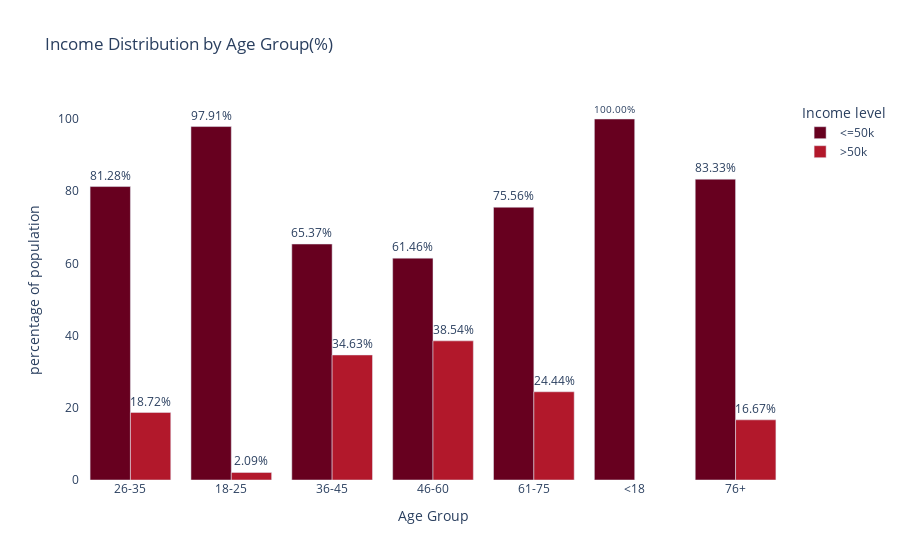
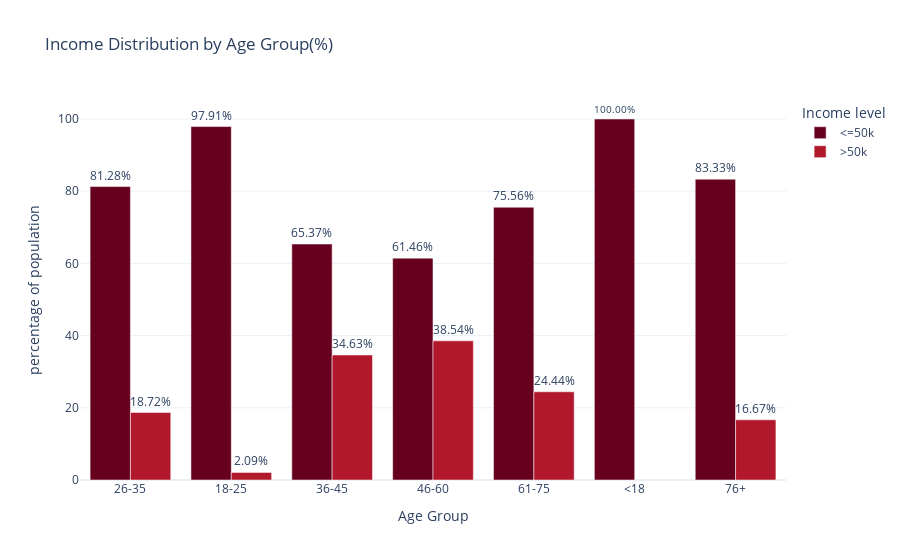
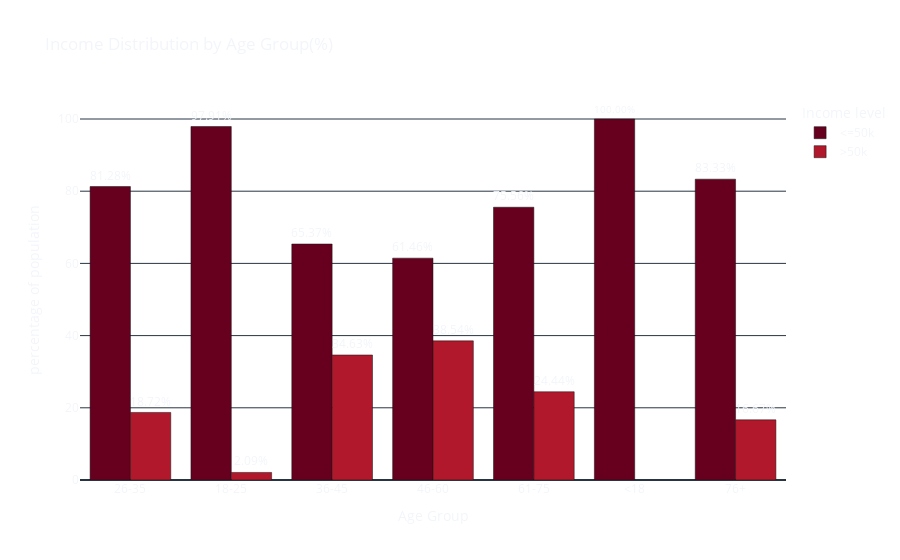
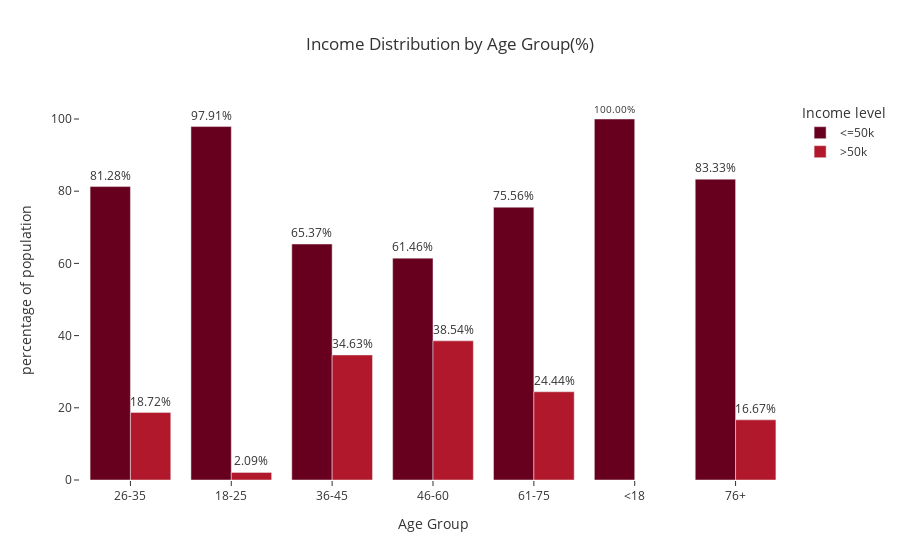

Notebook code cell kept with these figures, in order:
### Code cell
themes = ["plotly", "plotly_white","plotly_dark", "ggplot2", "seaborn", "simple_white", "presentation","xgridoff", "ygridoff", "gridon", "none"]
for theme in themes:
    fig.update_layout(template=theme)
    fig.show()

### Figure 1 — Plotly figure (JSON) as saved in the notebook; plotly's stock layout.template omitted (floating-point values rounded to 4 significant figures)
{"data": [{"alignmentgroup": "True", "hovertemplate": "income=<=50k<br>age_group=%{x}<br>percentage=%{text}<extra></extra>", "legendgroup": "<=50k", "marker": {"color": "rgb(103,0,31)", "pattern": {"shape": ""}}, "name": "<=50k", "offsetgroup": "<=50k", "orientation": "v", "showlegend": true, "text": [81.28, 97.91, 65.37, 61.46, 75.56, 100.0, 83.33], "textposition": "outside", "texttemplate": "%{text:.2f}%", "type": "bar", "x": ["26-35", "18-25", "36-45", "46-60", "61-75", "<18", "76+"], "xaxis": "x", "y": [81.28, 97.91, 65.37, 61.46, 75.56, 100.0, 83.33], "yaxis": "y"}, {"alignmentgroup": "True", "hovertemplate": "income=>50k<br>age_group=%{x}<br>percentage=%{text}<extra></extra>", "legendgroup": ">50k", "marker": {"color": "rgb(178,24,43)", "pattern": {"shape": ""}}, "name": ">50k", "offsetgroup": ">50k", "orientation": "v", "showlegend": true, "text": [38.54, 34.63, 18.72, 24.44, 2.093, 16.67], "textposition": "outside", "texttemplate": "%{text:.2f}%", "type": "bar", "x": ["46-60", "36-45", "26-35", "61-75", "18-25", "76+"], "xaxis": "x", "y": [38.54, 34.63, 18.72, 24.44, 2.093, 16.67], "yaxis": "y"}], "layout": {"autosize": true, "barmode": "group", "legend": {"title": {"text": "Income level"}, "tracegroupgap": 0}, "paper_bgcolor": "rgba(0, 0, 0, 0)", "plot_bgcolor": "rgba(0, 0, 0, 0)", "title": {"text": "Income Distribution by Age Group(%)"}, "xaxis": {"anchor": "y", "autorange": true, "domain": [0, 1], "range": [-0.5, 6.5], "title": {"text": "Age Group"}, "type": "category"}, "yaxis": {"anchor": "x", "autorange": true, "domain": [0, 1], "range": [0, 6.316], "title": {"text": "percentage of population"}}}}

### Figure 2 — Plotly figure (JSON) as saved in the notebook; plotly's stock layout.template omitted (floating-point values rounded to 4 significant figures)
{"data": [{"alignmentgroup": "True", "hovertemplate": "income=<=50k<br>age_group=%{x}<br>percentage=%{text}<extra></extra>", "legendgroup": "<=50k", "marker": {"color": "rgb(103,0,31)", "pattern": {"shape": ""}}, "name": "<=50k", "offsetgroup": "<=50k", "orientation": "v", "showlegend": true, "text": [81.28, 97.91, 65.37, 61.46, 75.56, 100.0, 83.33], "textposition": "outside", "texttemplate": "%{text:.2f}%", "type": "bar", "x": ["26-35", "18-25", "36-45", "46-60", "61-75", "<18", "76+"], "xaxis": "x", "y": [81.28, 97.91, 65.37, 61.46, 75.56, 100.0, 83.33], "yaxis": "y"}, {"alignmentgroup": "True", "hovertemplate": "income=>50k<br>age_group=%{x}<br>percentage=%{text}<extra></extra>", "legendgroup": ">50k", "marker": {"color": "rgb(178,24,43)", "pattern": {"shape": ""}}, "name": ">50k", "offsetgroup": ">50k", "orientation": "v", "showlegend": true, "text": [38.54, 34.63, 18.72, 24.44, 2.093, 16.67], "textposition": "outside", "texttemplate": "%{text:.2f}%", "type": "bar", "x": ["46-60", "36-45", "26-35", "61-75", "18-25", "76+"], "xaxis": "x", "y": [38.54, 34.63, 18.72, 24.44, 2.093, 16.67], "yaxis": "y"}], "layout": {"autosize": true, "barmode": "group", "legend": {"title": {"text": "Income level"}, "tracegroupgap": 0}, "paper_bgcolor": "rgba(0, 0, 0, 0)", "plot_bgcolor": "rgba(0, 0, 0, 0)", "title": {"text": "Income Distribution by Age Group(%)"}, "xaxis": {"anchor": "y", "autorange": true, "domain": [0, 1], "range": [-0.5, 6.5], "title": {"text": "Age Group"}, "type": "category"}, "yaxis": {"anchor": "x", "autorange": true, "domain": [0, 1], "range": [0, 6.316], "title": {"text": "percentage of population"}}}}

### Figure 3 — Plotly figure (JSON) as saved in the notebook; plotly's stock layout.template omitted (floating-point values rounded to 4 significant figures)
{"data": [{"alignmentgroup": "True", "hovertemplate": "income=<=50k<br>age_group=%{x}<br>percentage=%{text}<extra></extra>", "legendgroup": "<=50k", "marker": {"color": "rgb(103,0,31)", "pattern": {"shape": ""}}, "name": "<=50k", "offsetgroup": "<=50k", "orientation": "v", "showlegend": true, "text": [81.28, 97.91, 65.37, 61.46, 75.56, 100.0, 83.33], "textposition": "outside", "texttemplate": "%{text:.2f}%", "type": "bar", "x": ["26-35", "18-25", "36-45", "46-60", "61-75", "<18", "76+"], "xaxis": "x", "y": [81.28, 97.91, 65.37, 61.46, 75.56, 100.0, 83.33], "yaxis": "y"}, {"alignmentgroup": "True", "hovertemplate": "income=>50k<br>age_group=%{x}<br>percentage=%{text}<extra></extra>", "legendgroup": ">50k", "marker": {"color": "rgb(178,24,43)", "pattern": {"shape": ""}}, "name": ">50k", "offsetgroup": ">50k", "orientation": "v", "showlegend": true, "text": [38.54, 34.63, 18.72, 24.44, 2.093, 16.67], "textposition": "outside", "texttemplate": "%{text:.2f}%", "type": "bar", "x": ["46-60", "36-45", "26-35", "61-75", "18-25", "76+"], "xaxis": "x", "y": [38.54, 34.63, 18.72, 24.44, 2.093, 16.67], "yaxis": "y"}], "layout": {"autosize": true, "barmode": "group", "legend": {"title": {"text": "Income level"}, "tracegroupgap": 0}, "paper_bgcolor": "rgba(0, 0, 0, 0)", "plot_bgcolor": "rgba(0, 0, 0, 0)", "title": {"text": "Income Distribution by Age Group(%)"}, "xaxis": {"anchor": "y", "autorange": true, "domain": [0, 1], "range": [-0.5, 6.5], "title": {"text": "Age Group"}, "type": "category"}, "yaxis": {"anchor": "x", "autorange": true, "domain": [0, 1], "range": [0, 6.316], "title": {"text": "percentage of population"}}}}

### Figure 4 — Plotly figure (JSON) as saved in the notebook; plotly's stock layout.template omitted (floating-point values rounded to 4 significant figures)
{"data": [{"alignmentgroup": "True", "hovertemplate": "income=<=50k<br>age_group=%{x}<br>percentage=%{text}<extra></extra>", "legendgroup": "<=50k", "marker": {"color": "rgb(103,0,31)", "pattern": {"shape": ""}}, "name": "<=50k", "offsetgroup": "<=50k", "orientation": "v", "showlegend": true, "text": [81.28, 97.91, 65.37, 61.46, 75.56, 100.0, 83.33], "textposition": "outside", "texttemplate": "%{text:.2f}%", "type": "bar", "x": ["26-35", "18-25", "36-45", "46-60", "61-75", "<18", "76+"], "xaxis": "x", "y": [81.28, 97.91, 65.37, 61.46, 75.56, 100.0, 83.33], "yaxis": "y"}, {"alignmentgroup": "True", "hovertemplate": "income=>50k<br>age_group=%{x}<br>percentage=%{text}<extra></extra>", "legendgroup": ">50k", "marker": {"color": "rgb(178,24,43)", "pattern": {"shape": ""}}, "name": ">50k", "offsetgroup": ">50k", "orientation": "v", "showlegend": true, "text": [38.54, 34.63, 18.72, 24.44, 2.093, 16.67], "textposition": "outside", "texttemplate": "%{text:.2f}%", "type": "bar", "x": ["46-60", "36-45", "26-35", "61-75", "18-25", "76+"], "xaxis": "x", "y": [38.54, 34.63, 18.72, 24.44, 2.093, 16.67], "yaxis": "y"}], "layout": {"autosize": true, "barmode": "group", "legend": {"title": {"text": "Income level"}, "tracegroupgap": 0}, "paper_bgcolor": "rgba(0, 0, 0, 0)", "plot_bgcolor": "rgba(0, 0, 0, 0)", "title": {"text": "Income Distribution by Age Group(%)"}, "xaxis": {"anchor": "y", "autorange": true, "domain": [0, 1], "range": [-0.5, 6.5], "title": {"text": "Age Group"}, "type": "category"}, "yaxis": {"anchor": "x", "autorange": true, "domain": [0, 1], "range": [0, 6.316], "title": {"text": "percentage of population"}}}}
